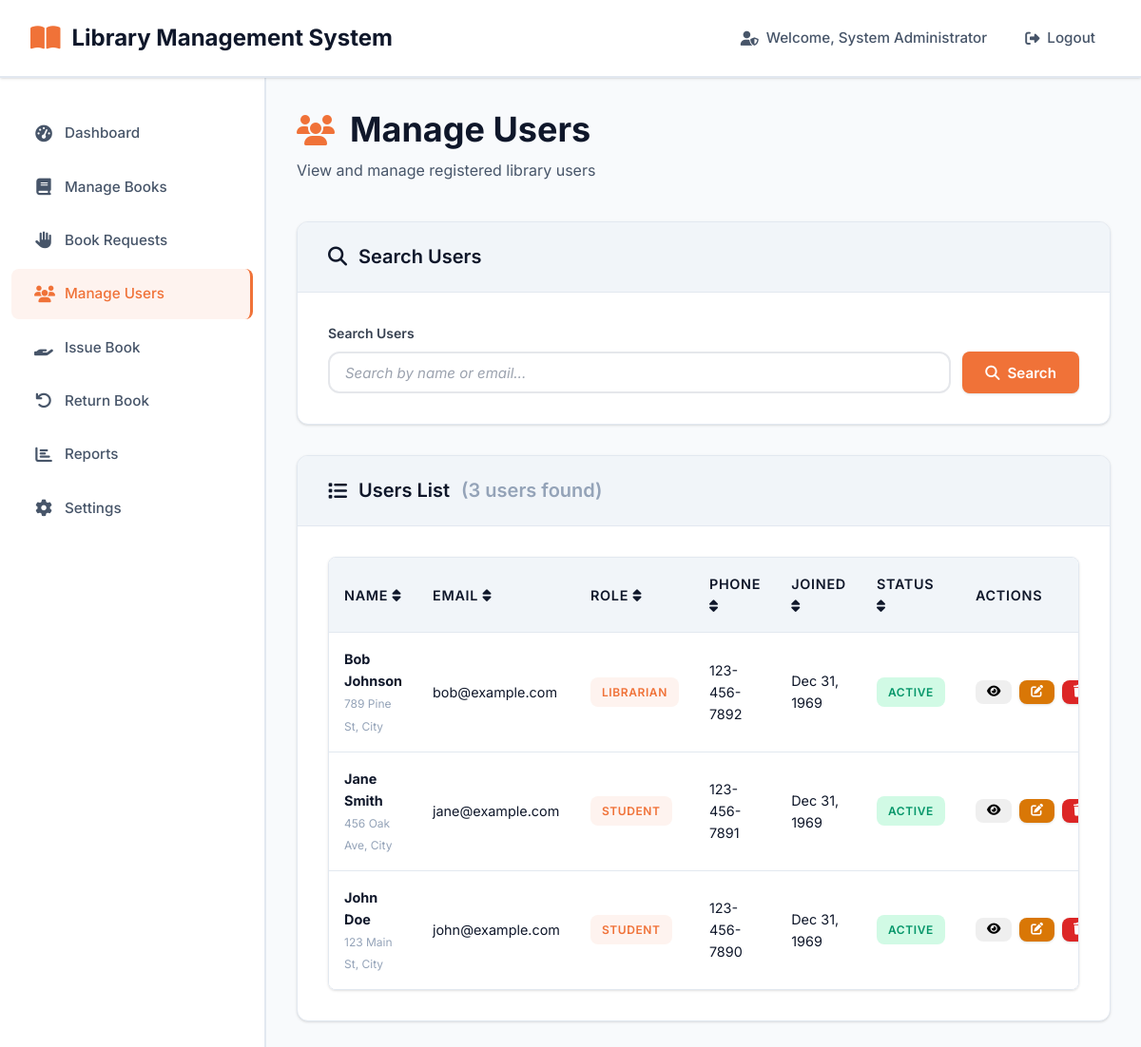
Page /admin/users.php (signed in) on the committed database.
### tables this page shows
CREATE TABLE users (
    user_id INT PRIMARY KEY AUTO_INCREMENT,
    name VARCHAR(100) NOT NULL,
    email VARCHAR(100) UNIQUE NOT NULL,
    password VARCHAR(255) NOT NULL,
    role VARCHAR(50) NOT NULL DEFAULT 'student',
    phone VARCHAR(20),
    address TEXT,
    registration_date DATE,
    status VARCHAR(20) DEFAULT 'active',
    created_at TIMESTAMP DEFAULT CURRENT_TIMESTAMP,
    updated_at TIMESTAMP DEFAULT CURRENT_TIMESTAMP ON UPDATE CURRENT_TIMESTAMP
);

### includes/functions.php (called while the page is built, shortened)
<?php
function getUsers($search = '', $role = '') {
    try {
        $db = getDB();
        $sql = "SELECT user_id, name, email, role, phone, address, registration_date, status
                FROM users WHERE 1=1";
        $params = [];
        $sql .= " ORDER BY name ASC";
        $stmt = $db->prepare($sql);
        $execute_result = $stmt->execute();
        $results = $stmt->fetchAll();
        return $results;
    } catch (Exception $e) {
        file_put_contents('/tmp/search_debug.txt', "Exception: " . $e->getMessage() . "\n", FILE_APPEND);
        error_log("Get users error: " . $e->getMessage());
        return [];
    }
}
function formatDate($date) {
    return date('M j, Y', strtotime($date));
}
?>

### admin/users.php (the view, shortened to what this page needs)
<?php
require_once '../includes/functions.php';
$search = trim($_GET['search'] ?? '');
$users = getUsers($search, '');
?>
<!DOCTYPE html>
<html lang="en">
<head>
    <link rel="stylesheet" href="../assets/css/style.css">
    <link rel="stylesheet" href="https://cdnjs.cloudflare.com/ajax/libs/font-awesome/6.4.0/css/all.min.css">
</head>
<body class="admin-layout">
    <nav class="admin-navbar">
        <div class="navbar-content">
            <a href="dashboard.php" class="navbar-brand">
                <i class="fas fa-book-open"></i>
                <?php echo SITE_NAME; ?>
            </a>
            <ul class="navbar-nav">
                <li><span class="nav-text"><i class="fas fa-user-shield"></i> Welcome, <?php echo htmlspecialchars($_SESSION['user_name']); ?></span></li>
                <li><a href="../includes/logout.php" class="nav-link"><i class="fas fa-sign-out-alt"></i> Logout</a></li>
            </ul>
        </div>
    </nav>
    <div class="admin-container">
        <aside class="admin-sidebar">
            <ul class="sidebar-nav">
                <li class="nav-item">
                    <a href="dashboard.php" class="nav-link">
                        <i class="fas fa-tachometer-alt"></i> Dashboard
                    </a>
                </li>
                <li class="nav-item">
                    <a href="books.php" class="nav-link">
                        <i class="fas fa-book"></i> Manage Books
                    </a>
                </li>
                <li class="nav-item">
                    <a href="book-requests.php" class="nav-link">
                        <i class="fas fa-hand-paper"></i> Book Requests
                    </a>
                </li>
                <li class="nav-item">
                    <a href="users.php" class="nav-link active">
                        <i class="fas fa-users"></i> Manage Users
                    </a>
                </li>
                <li class="nav-item">
                    <a href="issue-book.php" class="nav-link">
                        <i class="fas fa-hand-holding"></i> Issue Book
                    </a>
                </li>
                <li class="nav-item">
                    <a href="return-book.php" class="nav-link">
                        <i class="fas fa-undo"></i> Return Book
                    </a>
                </li>
                <li class="nav-item">
                    <a href="reports.php" class="nav-link">
                        <i class="fas fa-chart-bar"></i> Reports
                    </a>
                </li>
                <li class="nav-item">
                    <a href="settings.php" class="nav-link">
                        <i class="fas fa-cog"></i> Settings
                    </a>
                </li>
            </ul>
        </aside>
        <main class="admin-main">
            <div class="admin-page-header">
                <h1 class="admin-page-title">
                    <i class="fas fa-users"></i> Manage Users
                </h1>
                <p class="admin-page-subtitle">View and manage registered library users</p>
            </div>
            <div class="content-card">
                <div class="content-card-header">
                    <h3 class="content-card-title">
                        <i class="fas fa-search"></i> Search Users
                    </h3>
                </div>
                <div class="content-card-body">
                    <form method="GET" class="simple-search-form">
                        <div class="search-field-group">
                            <label for="search" class="form-label">Search Users</label>
                            <div class="search-input-container">
                                <input
                                    type="text"
                                    id="search"
                                    name="search"
                                    class="form-control search-field"
                                    placeholder="Search by name or email..."
                                    value="<?php echo htmlspecialchars($search); ?>"
                                >
                                <button type="submit" class="btn btn-primary search-btn">
                                    <i class="fas fa-search"></i> Search
                                </button>
                            </div>
                        </div>
                    </form>
                </div>
            </div>
            <div class="content-card">
                <div class="content-card-header">
                    <h3 class="content-card-title">
                        <i class="fas fa-list"></i> Users List
                        <span class="text-muted">(<?php echo count($users); ?> users found)</span>
                    </h3>
                </div>
                <div class="content-card-body">
                    <?php if (empty($users)): ?>
                        <div class="empty-state">
                            <i class="fas fa-users"></i>
                            <h4>No users found</h4>
                            <p>No users match your search criteria.</p>
                        </div>
                    <?php else: ?>
                        <div class="table-responsive">
                            <table class="table" id="usersTable">
                                <thead>
                                    <tr>
                                        <th data-sort="name">Name <i class="fas fa-sort"></i></th>
                                        <th data-sort="email">Email <i class="fas fa-sort"></i></th>
                                        <th data-sort="role">Role <i class="fas fa-sort"></i></th>
                                        <th data-sort="phone">Phone <i class="fas fa-sort"></i></th>
                                        <th data-sort="registration_date">Joined <i class="fas fa-sort"></i></th>
                                        <th data-sort="status">Status <i class="fas fa-sort"></i></th>
                                        <th>Actions</th>
                                    </tr>
                                </thead>
                                <tbody>
                                    <?php foreach ($users as $user): ?>
                                        <tr>
                                            <td>
                                                <strong><?php echo htmlspecialchars($user['name']); ?></strong>
                                                <?php if (!empty($user['address'])): ?>
                                                    <br><small class="text-muted"><?php echo htmlspecialchars(substr($user['address'], 0, 30)) . (strlen($user['address']) > 30 ? '...' : ''); ?></small>
                                                <?php endif; ?>
                                            </td>
                                            <td><?php echo htmlspecialchars($user['email']); ?></td>
                                            <td>
                                                <span class="badge <?php echo $user['role'] === 'admin' ? 'badge-danger' : 'badge-primary'; ?>">
                                                    <?php echo ucfirst($user['role']); ?>
                                                </span>
                                            </td>
                                            <td><?php echo htmlspecialchars($user['phone'] ?? 'N/A'); ?></td>
                                            <td><?php echo formatDate($user['registration_date']); ?></td>
                                            <td>
                                                <span class="badge <?php echo $user['status'] === 'active' ? 'badge-success' : 'badge-secondary'; ?>">
                                                    <?php echo ucfirst($user['status']); ?>
                                                </span>
                                            </td>
                                            <td>
                                                <div class="btn-group" role="group">
                                                    <button class="btn btn-sm btn-info" onclick="viewUser(<?php echo $user['user_id']; ?>)" title="View Details">
                                                        <i class="fas fa-eye"></i>
                                                    </button>
                                                    <button class="btn btn-sm btn-warning" onclick="editUser(<?php echo $user['user_id']; ?>)" title="Edit">
                                                        <i class="fas fa-edit"></i>
                                                    </button>
                                                    <button class="btn btn-sm btn-danger" onclick="deleteUser(<?php echo $user['user_id']; ?>)" title="Delete">
                                                        <i class="fas fa-trash"></i>
                                                    </button>
                                                </div>
                                            </td>
                                        </tr>
                                    <?php endforeach; ?>
                                </tbody>
                            </table>
                        </div>
                    <?php endif; ?>
                </div>
            </div>
        </main>
    </div>
</body>
</html>

### rows in the picture
users: name "Bob Johnson", address "789 Pine St, City", email "bob@example.com", role "LIBRARIAN", phone "123-456-7892", registration_date "Dec 31, 1969", status "ACTIVE"
users: name "Jane Smith", address "456 Oak Ave, City", email "jane@example.com", role "STUDENT", phone "123-456-7891", registration_date "Dec 31, 1969", status "ACTIVE"
users: name "John Doe", address "123 Main St, City", email "john@example.com", role "STUDENT", phone "123-456-7890", registration_date "Dec 31, 1969", status "ACTIVE"

### other values in the picture
SITE_NAME "Library Management System"
$_SESSION['user_name'] "System Administrator"
count($users) "3"
